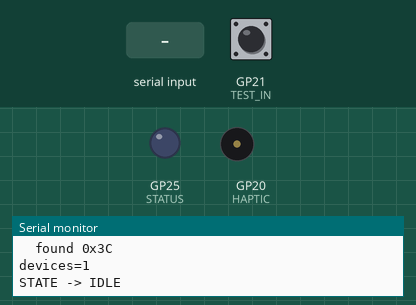
Bench run of a sketch on a simulated Raspberry Pi Pico. On the bench: output pins drawn as LEDs (lit = HIGH), buzzer (waves = sounding, pin HIGH), the last lines printed to the serial monitor. Dashed ring = blinking. Inputs (shaded band) come from the test bench; at power-on: GP21 (TEST_IN) HIGH.

Above: at 1.4 s.
1.5 s: GP21 (TEST_IN) pulled LOW for 0.15 s
At 3.9 s:
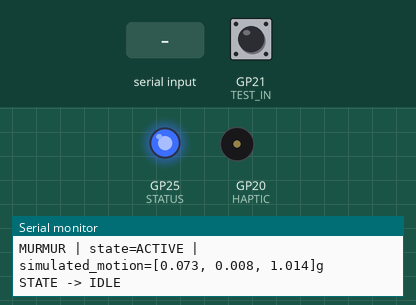
4.5 s: "?" received over Serial
At 4.9 s:
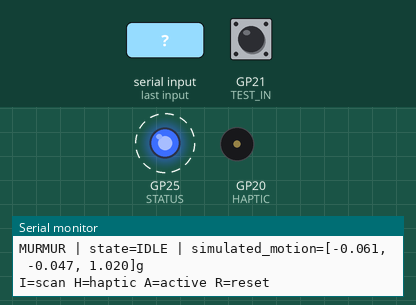
Timing chart, 0 to 13.5 s (numbered marks = the images above; inputs shaded):
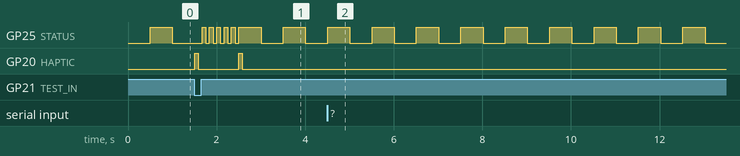

The sketch:

sketch.ino
```cpp
#include <Arduino.h>
#include <Wire.h>
#include <math.h>

constexpr uint8_t I2C_SDA = 4;
constexpr uint8_t I2C_SCL = 5;
constexpr uint8_t HAPTIC = 20;
constexpr uint8_t TEST_IN = 21;
constexpr uint8_t STATUS = LED_BUILTIN;

enum class State : uint8_t { BOOT, IDLE, ACTIVE, FAULT };
State state = State::BOOT;
uint32_t activeUntil = 0;
uint32_t lastReport = 0;
uint32_t lastBlink = 0;
bool previousButton = HIGH;

const char* stateName(State s) {
  switch (s) {
    case State::BOOT: return "BOOT";
    case State::IDLE: return "IDLE";
    case State::ACTIVE: return "ACTIVE";
    case State::FAULT: return "FAULT";
  }
  return "?";
}

void setState(State next) {
  if (next == state) return;
  state = next;
  Serial.print("STATE -> ");
  Serial.println(stateName(state));
}

void i2cScan() {
  uint8_t count = 0;
  Serial.println("I2C scan (expected real P01-A addresses: 0x18/0x19, 0x39, 0x5A)");
  for (uint8_t address = 1; address < 127; ++address) {
    Wire.beginTransmission(address);
    if (Wire.endTransmission() == 0) {
      Serial.print("  found 0x");
      if (address < 16) Serial.print('0');
      Serial.println(address, HEX);
      ++count;
    }
  }
  Serial.print("devices=");
  Serial.println(count);
}

void pulseHaptic() {
  digitalWrite(HAPTIC, HIGH);
  delay(80);
  digitalWrite(HAPTIC, LOW);
}

void setup() {
  pinMode(STATUS, OUTPUT);
  pinMode(HAPTIC, OUTPUT);
  pinMode(TEST_IN, INPUT_PULLUP);
  digitalWrite(STATUS, LOW);
  digitalWrite(HAPTIC, LOW);

  Serial.begin(115200);
  delay(250);

  Wire.setSDA(I2C_SDA);
  Wire.setSCL(I2C_SCL);
  Wire.begin();
  Wire.setClock(100000);

  Serial.println();
  Serial.println("=== MURMUR P01-A BENCH SIM ===");
  Serial.println("RP2350/Pico 2 pin-compatible simulation target");
  Serial.println("Outputs are bench-safe: GP20 is represented by a low-volume buzzer.");
  Serial.println("Commands: I=I2C scan, H=haptic, A=active, R=reset, ?=help");
  i2cScan();
  setState(State::IDLE);
}

void loop() {
  const uint32_t now = millis();

  while (Serial.available()) {
    const char c = Serial.read();
    if (c == 'i' || c == 'I') i2cScan();
    if (c == 'h' || c == 'H') pulseHaptic();
    if (c == 'a' || c == 'A') {
      activeUntil = now + 1000;
      setState(State::ACTIVE);
    }
    if (c == 'r' || c == 'R') setState(State::IDLE);
    if (c == '?') Serial.println("I=scan H=haptic A=active R=reset");
  }

  const bool button = digitalRead(TEST_IN);
  if (previousButton == HIGH && button == LOW) {
    activeUntil = now + 1000;
    setState(State::ACTIVE);
    pulseHaptic();
  }
  previousButton = button;

  if (state == State::ACTIVE && now >= activeUntil) {
    pulseHaptic();
    setState(State::IDLE);
  }

  const uint32_t blinkEvery = state == State::ACTIVE ? 80 : 500;
  if (now - lastBlink >= blinkEvery) {
    lastBlink = now;
    digitalWrite(STATUS, !digitalRead(STATUS));
  }

  if (now - lastReport >= 2000) {
    lastReport = now;
    const float t = now / 1000.0f;
    Serial.print("MURMUR | state=");
    Serial.print(stateName(state));
    Serial.print(" | simulated_motion=[");
    Serial.print(0.08f * sin(t), 3);
    Serial.print(", ");
    Serial.print(0.05f * cos(t * 0.7f), 3);
    Serial.print(", ");
    Serial.print(1.0f + 0.02f * sin(t * 0.4f), 3);
    Serial.println("]g");
  }

  delay(5);
}
```

Measured:
- after the input at 1.5 s, GP20 (HAPTIC): alternates HIGH for 0.08 s and LOW for 0.92 s, 4 changes in all, then stays LOW, starting at once
- by itself, GP25 (STATUS): alternates HIGH for 0.50 s and LOW for 0.50 s
